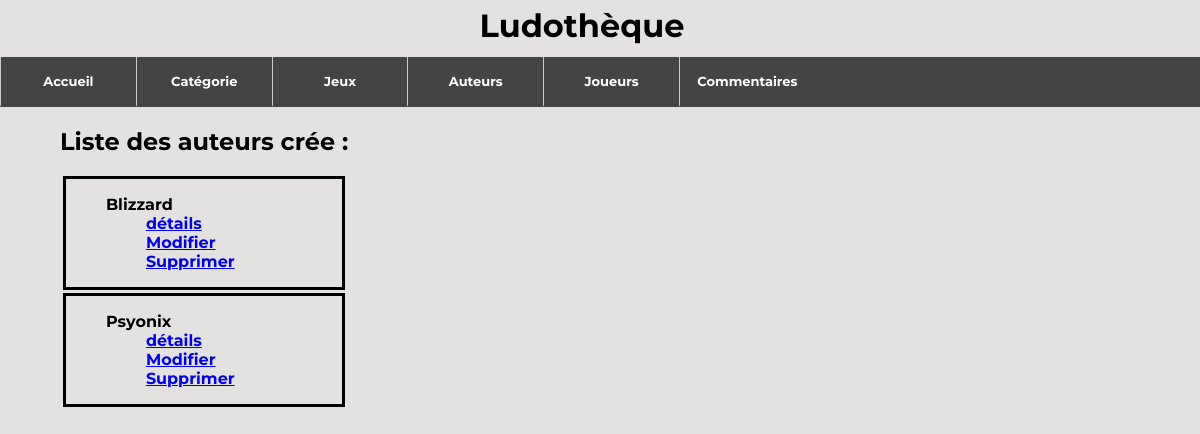
Page /ludo/affichageauteurs/ on the earlier database version.
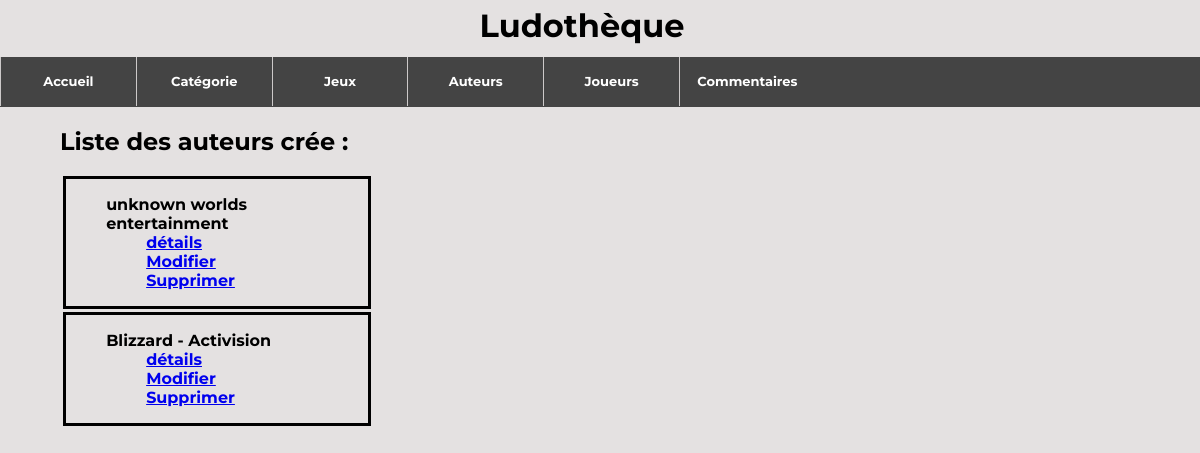
Same page on the later database version.
### ludo/models.py (models this page shows, shortened)
class Auteurs(models.Model):
    nom_aut = models.CharField(max_length=100)
    age_aut = models.IntegerField(blank=False)
    photo_aut = models.CharField(max_length=300)
    def __str__(self):
        chaine3 = f"{self.nom_aut}"
        return chaine3

### ludo/views.py (the view)
# urls.py: path('affichageauteurs/', views.affichageauteurs),
def affichageauteurs(request):
    liste3 = list(models.Auteurs.objects.all())
    return render(request, 'ludo/affichageauteurs.html',{"liste" : liste3})

### ludo/templates/ludo/affichageauteurs.html (shortened to what this page needs)
<!DOCTYPE html>
<html lang="en">
<head>
</head>
{% extends 'main.html' %}
{% load static %}
{% block content %}
<body>
    <div class="margin">
        <h2> Liste des auteurs crée :</h2>
        {% for a in liste %}
        <div class="li_Border">
            <ul>
                {{a}}
                <ul><a href="/ludo/afficheauteurs/{{a.id}}/">détails</a></ul>
                <ul><a class="updateauteurs" href="/ludo/updateauteurs/{{a.id}}/">Modifier</a></ul>
                <ul><a class="del" href="/ludo/deleteauteurs/{{a.id}}/">Supprimer</a></ul>
            </ul>
        </div>
        {% endfor %}
    </div>
</body>
</html>
{% endblock %}

### ludo/templates/main.html (shortened to what this page needs)
<!DOCTYPE html>
<html lang="en">
<head>
    {% load static %}
    <link rel="stylesheet" type="text/css" href="{%static 'csstemplates/index.css'%}">
</head>
<html>
<h1 class="titre">Ludothèque</h1>
<div id="wrap">
    <ul class="navbar">
        <li>
            <a href="/ludo/">Accueil</a>
        </li>
        <li>
            <a href="/ludo/ajoutcategorie">Catégorie</a>
        </li>
        <li>
            <a href="/ludo/ajoutjeux">Jeux</a>
        </li>
        <li>
            <a href="/ludo/ajoutauteurs">Auteurs</a>
        </li>
        <li>
            <a href="/ludo/ajoutjoueurs">Joueurs</a>
        </li>
        <li>
            <a href="/ludo/ajoutcommentaires">Commentaires</a>
        </li>
    </ul>
</div>
</html>
{% block content %}{% endblock %}

### ludo/static/csstemplates/index.css (style rules this page uses)
#wrap { width: 100%; height: 50px; margin: 0; z-index: 99; position: relative; background-color: #444444; }
.navbar { height: 50px; padding: 0; margin: 0; position: absolute; }
.navbar li { height: auto; width: 135.8px; float: left; text-align: center; list-style: none; font: normal bold 13px/1em Arial, Verdana, Helvetica; padding: 0; margin: 0; background-color: #444444; font-family: 'Montserrat', sans-serif; }
.navbar a { padding: 18px 0; border-left: 1px solid #ccc9c9; text-decoration: none; color: rgb(255, 255, 255); display: block; }
body { margin: 0%; font-family: 'Montserrat', sans-serif; color: black; background-color: #e4e1e1; font-weight: bolder; width: 100%; }
.margin { margin-left: 5%; margin-right: 5%; float: left; }
h1 { text-align: center; padding-right: 3%; margin-bottom: 1%; margin-top: 0.5%; }
.li_Border { padding-right: 10%; border: solid black; margin: 1%; display: flex; flex-direction: row; margin: 1%; }

Differences in the rows shown:
removed Auteurs: nom_aut "Blizzard"
removed Auteurs: nom_aut "Psyonix"
added Auteurs: nom_aut "unknown worlds entertainment"
added Auteurs: nom_aut "Blizzard - Activision"
